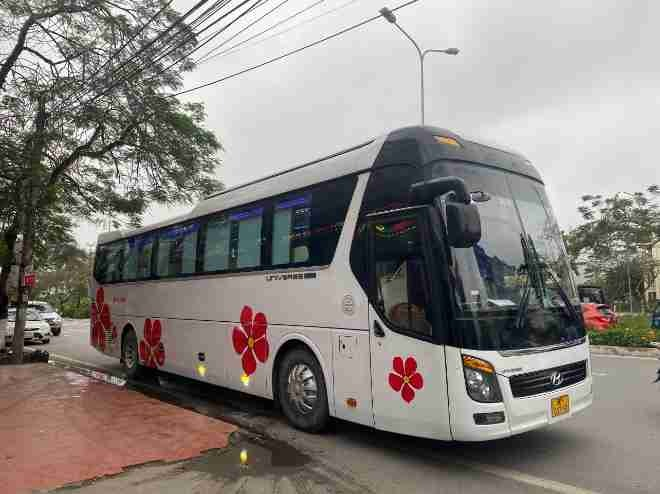
#> input picture data/vehicle-type-media/vehicle_images/23938.jpeg, 660 x 494 px, given in place of logo_template.png, which was not available
$ python organize_vehicle_media.py
#> lines starting #> are read from the running program, lines starting #| are printed output that depends on the picture
### scripts/wmremove.py
#!/usr/bin/env python3
"""vexere watermark removal module.

Watermark anatomy (all measurements relative to logo box L=(x,y,w,h)):
  - solid yellow rounded-square logo with white bus icon   (the template)
  - white lowercase 'vexere' text right of logo:  x+[0.95..5.1]*w, y-0.15h .. y+0.9h
  - small yellow/orange smile curve below text:   x+[3.4..5.1]*w,  y+0.72h .. y+0.95h

Detection: multi-scale template match of the logo (scale 2.5%..16% of max side),
restricted to bottom-left region, + structure validation.
Removal: mask = logo rect + text/smile pixels (color/contrast) + dilation,
then cv2.inpaint TELEA.
"""
import numpy as np
import cv2

LOGO_TEMPLATE = cv2.imread("/home/z/my-project/scripts/wm_crops/logo_template.png")
#> LOGO_TEMPLATE is the input picture: shape (494, 660, 3); mean B, G, R 127, 131.3, 136.4
LOGO_H, LOGO_W = LOGO_TEMPLATE.shape[:2]
#> LOGO_H = 494; LOGO_W = 660

def _rb_channel(bgr):
    """R-B difference image: emphasizes yellow hue, invariant to brightness
    (semi-transparent watermark over dark background keeps hue)."""
    return (bgr[..., 2].astype(np.int16) - bgr[..., 0].astype(np.int16)).astype(np.float32)
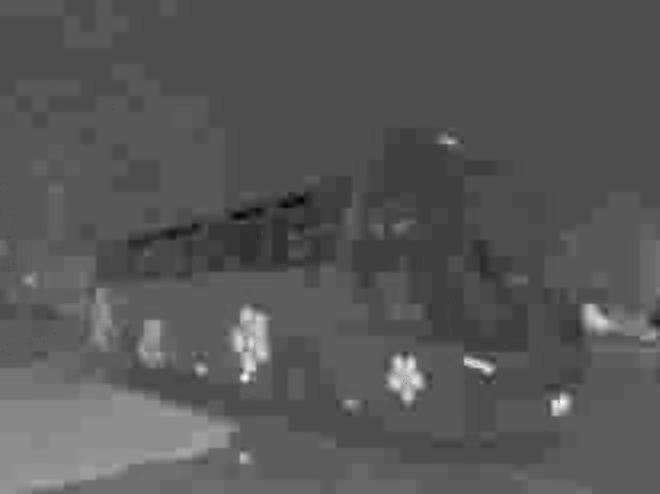
#> returned value: shape (494, 660) float32; min -83, max 186, mean 9.4; drawn with min black and max white

LOGO_RB = _rb_channel(LOGO_TEMPLATE.astype(np.uint8))

# [169 lines left out: functions detect_watermark, _validate, build_mask, _texture_blend, remove_watermark, remove_watermark_file, not called in this run]

# [9 lines that do not run on import are left out]

### scripts/organize_vehicle_media.py
#!/usr/bin/env python3
"""Organize vehicle-type images by brand / vehicle type + remove vexere watermark.

Layout produced under --out (default download/vehicle-type-media/):
    vehicles/<brand-slug>/<vtype-slug>/<seq:02d>-<tags>.<ext>
    covers/<brand-slug>.<ext>          (brand cover image, watermark-removed)
    manifest.json                      (written by finalize step)
    gallery.html                       (written by finalize step)

Resumable: existing output files are skipped unless --force.
Stops gracefully after --max-seconds budget.
"""
import argparse
import json
import multiprocessing as mp
import os
import re
import sys
import time
import unicodedata

sys.path.insert(0, "/home/z/my-project/scripts")
from wmremove import remove_watermark  # noqa: E402

SRC = "/home/z/my-project/download"
IMG_SRC = "/home/z/my-project/download/vehicle_images"

# [7 lines left out: function fold, not called in this run]

# caption phrase -> file tag (order of list = scan order)
CAPTION_PATTERNS = [
    (r"mặt\s*trước", "mat-truoc"),
    (r"mặt\s*sau", "mat-sau"),
    (r"bên\s*hông", "ben-hong"),
    (r"tiện\s*ích", "tien-ich"),
    (r"nội\s*thất", "noi-that"),
    (r"giường\s*nằm", "giuong-nam"),
    (r"ghế\s*ngồi", "ghe-ngoi"),
    (r"limousine", "limousine"),
]

# [12 lines left out: function caption_tags, not called in this run]

def build_plan():
    """Deterministic processing plan: list of (src, dst, wm_info_key)."""
#> (the run stopped early here; a loop or call above may not have finished)

$ run again, on data/vehicle-type-media/vehicle_images/32646.jpeg
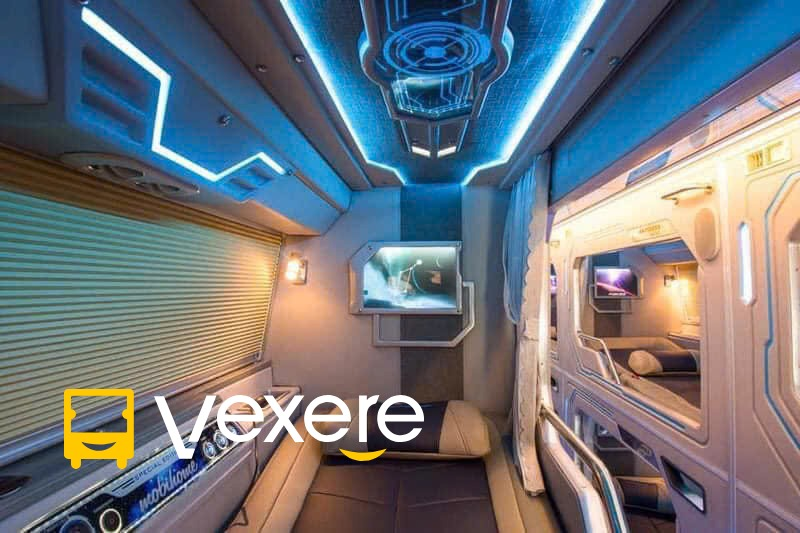
#> input picture data/vehicle-type-media/vehicle_images/32646.jpeg, 800 x 533 px, given in place of logo_template.png, which was not available
#> LOGO_TEMPLATE is the input picture: shape (533, 800, 3); mean B, G, R 123.5, 116.8, 110.9
#> in _rb_channel, `return (bgr[..., 2].astype(np.int16) - bgr[..., 0].astype(np.int16)).a..`:
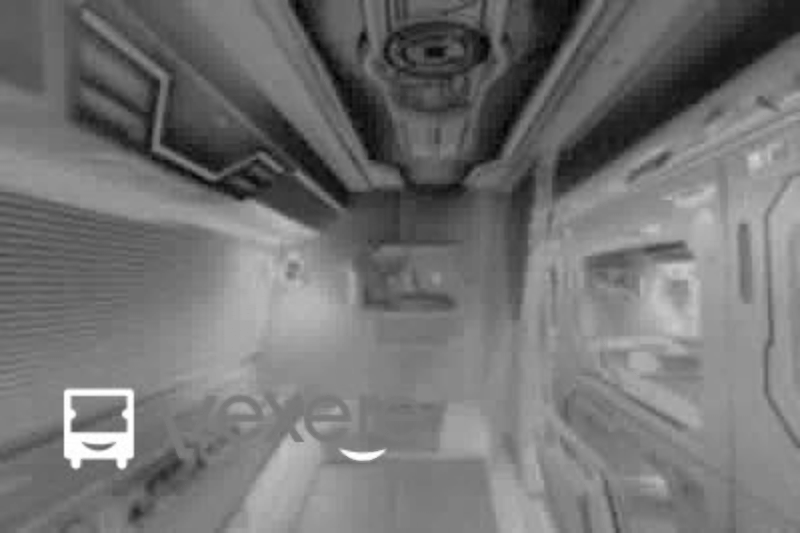
#> returned value: shape (533, 800) float32; min -234, max 255, mean -12.5; drawn with min black and max white

$ run again, on data/vehicle-type-media/vehicle_images/33724.jpeg
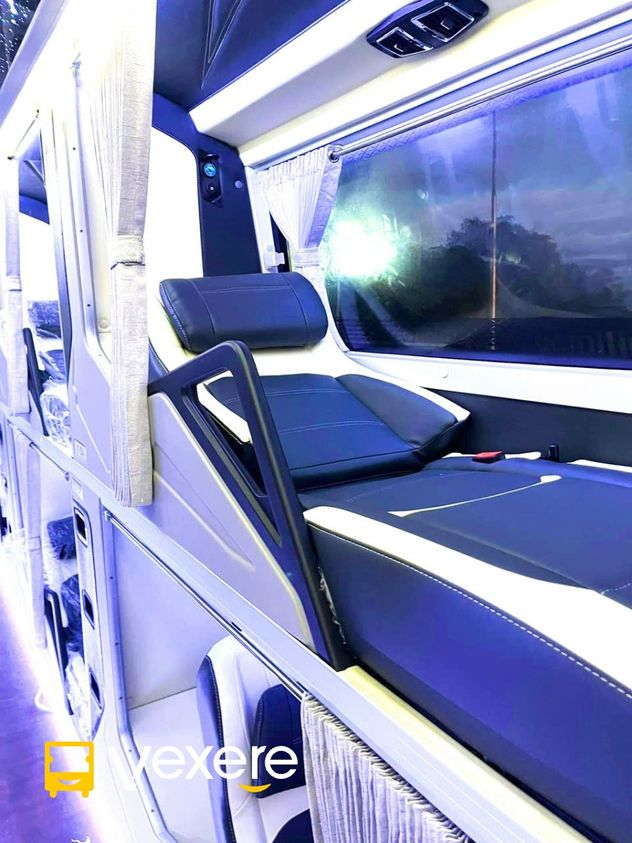
#> input picture data/vehicle-type-media/vehicle_images/33724.jpeg, 632 x 843 px, given in place of logo_template.png, which was not available
#> LOGO_TEMPLATE is the input picture: shape (843, 632, 3); mean B, G, R 192, 149.9, 142.8
#> in _rb_channel, `return (bgr[..., 2].astype(np.int16) - bgr[..., 0].astype(np.int16)).a..`:
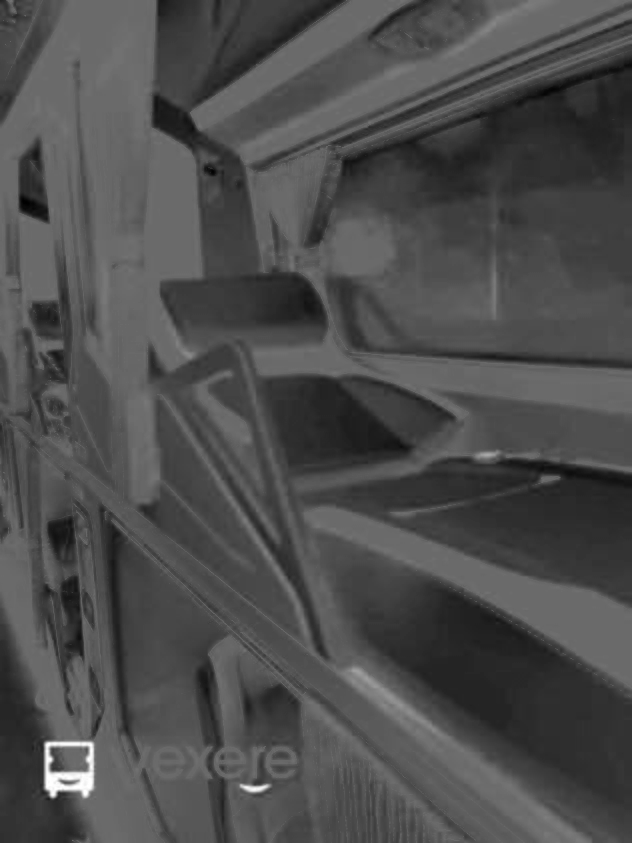
#> returned value: shape (843, 632) float32; min -182, max 255, mean -49.2; drawn with min black and max white

$ run again, on data/vehicle-type-media/vehicle_images/40425.jpeg
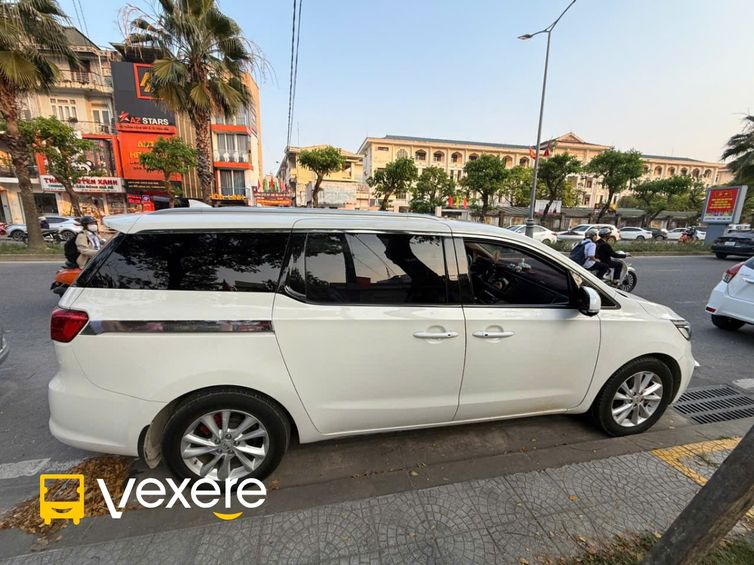
#> input picture data/vehicle-type-media/vehicle_images/40425.jpeg, 754 x 565 px, given in place of logo_template.png, which was not available
#> LOGO_TEMPLATE is the input picture: shape (565, 754, 3); mean B, G, R 127, 133.9, 136.8
#> in _rb_channel, `return (bgr[..., 2].astype(np.int16) - bgr[..., 0].astype(np.int16)).a..`:
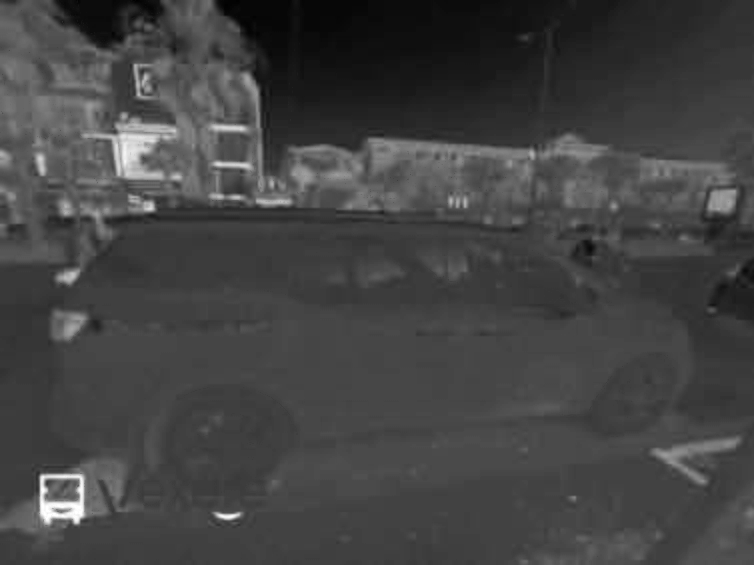
#> returned value: shape (565, 754) float32; min -79, max 255, mean 9.8; drawn with min black and max white
